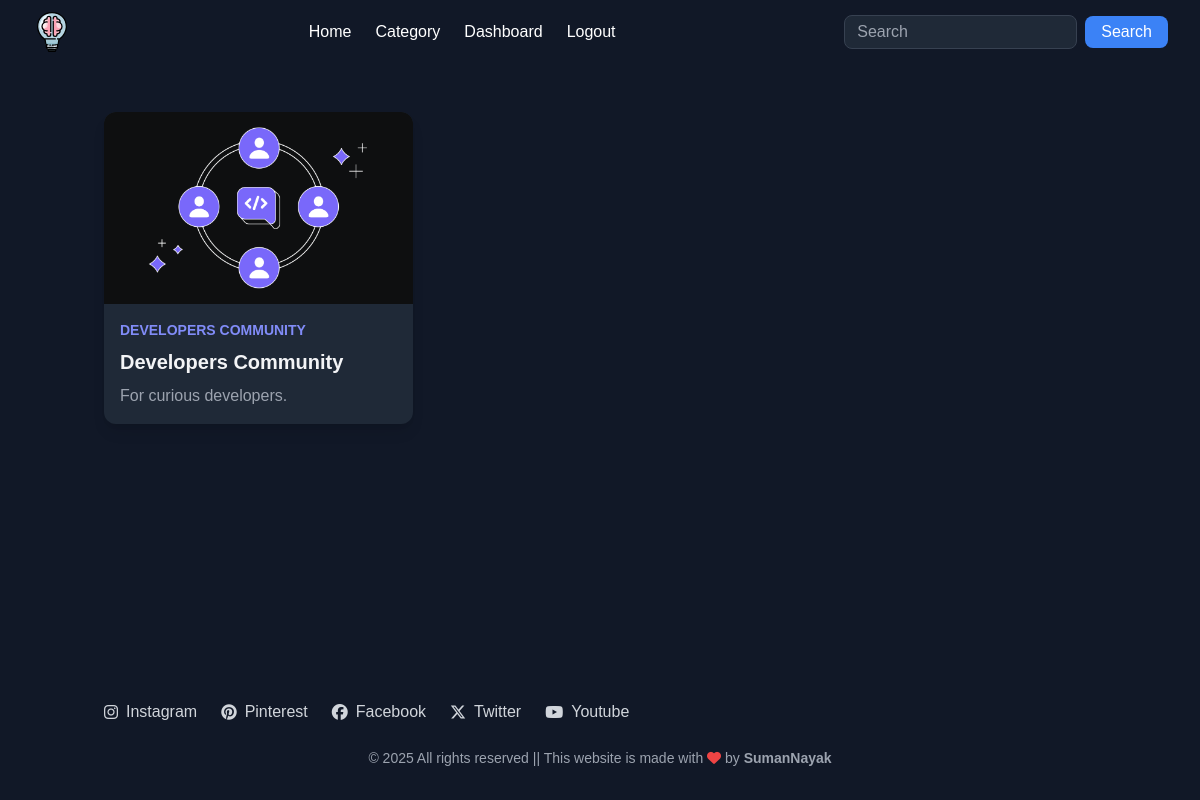
Page /categories/ on the earlier database version.
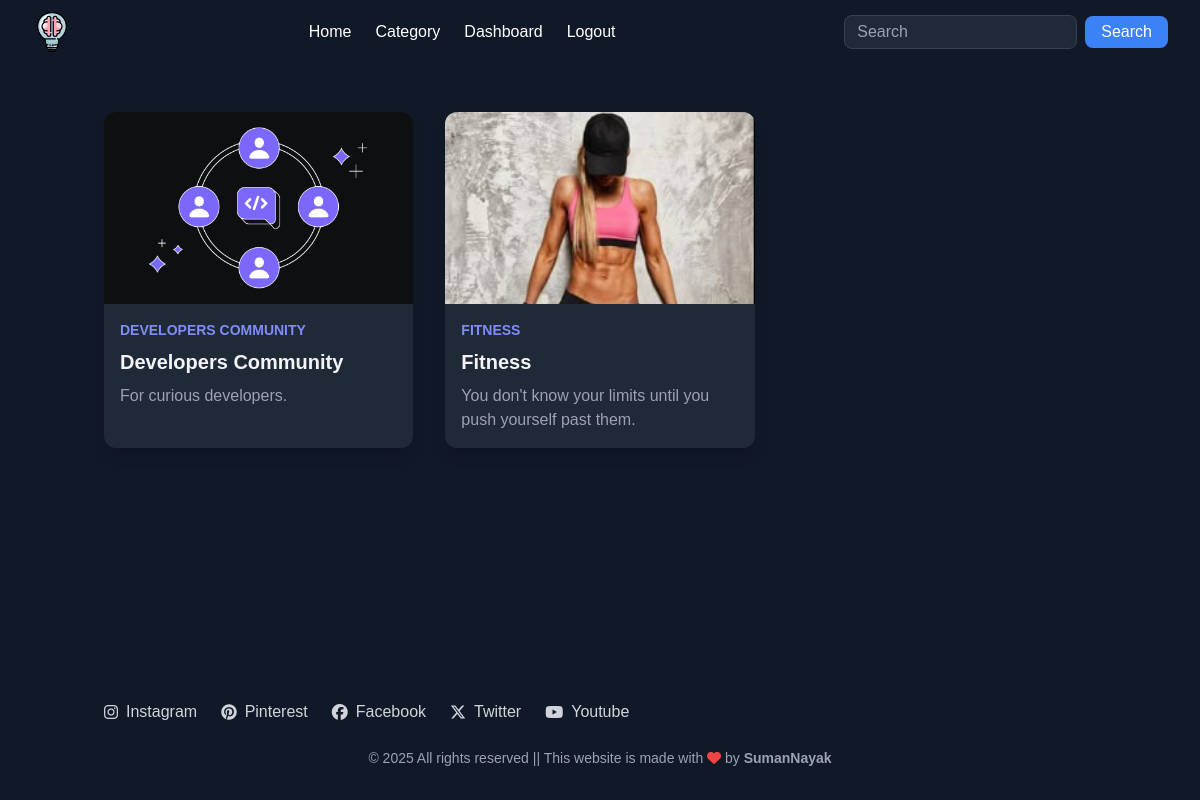
Same page on the later database version.
### post/models.py (models this page shows, shortened)
class Category(models.Model):
    slug=models.CharField(max_length=150,null=False,blank=False)
    name=models.CharField(max_length=150,null=False,blank=False)
    image=models.ImageField(upload_to=get_file_path,null=True,blank=True)
    descriptions=models.TextField(max_length= 500,null=False,blank=False)
    status=models.BooleanField(default=False,help_text="0=default,1=Trending")
    meta_title=models.CharField(max_length=150,null=False,blank=False)
    meta_keywords=models.CharField(max_length=150,null=False,blank=False)
    created_at=models.DateTimeField(auto_now_add=True)

### post/views.py (the view)
# urls.py: path('categories/', views.categories,name='categories'),
def categories(request):
    categories = Category.objects.filter(status = 0)
    context={
        'categories':categories
    }
    return render(request,'categories.html',context)

### templates/categories.html (shortened to what this page needs)
{% extends 'base.html' %}
{% load static %}
{% block content %}
<section class="recipe-section py-12 bg-gray-900 text-gray-100">
  <div class="container mx-auto px-4">
    <div class="grid md:grid-cols-2 lg:grid-cols-3 gap-8">
      {% for c in categories %}
      <div class="recipe-item bg-gray-800 rounded-xl overflow-hidden shadow-lg hover:shadow-2xl transition">
        <a href="{% url 'catView' c.slug %}">
          <img src="{{c.image.url}}" alt="" class="w-full h-48 object-cover">
        </a>
        <div class="p-4">
          <div class="text-sm text-indigo-400 font-semibold uppercase">{{c.name}}</div>
          <a href="{% url 'catView' c.slug %}">
            <h4 class="text-xl font-bold mt-2">{{c.name}}</h4>
          </a>
          <p class="text-gray-400 mt-2">{{c.descriptions}}</p>
        </div>
      </div>
      {% endfor %}
    </div>
  </div>
</section>
 {% endblock %}

Differences in the rows shown:
added Category: image (picture), name "FITNESS", name "Fitness", descriptions "You don't know your limits until you push yourself past them."
